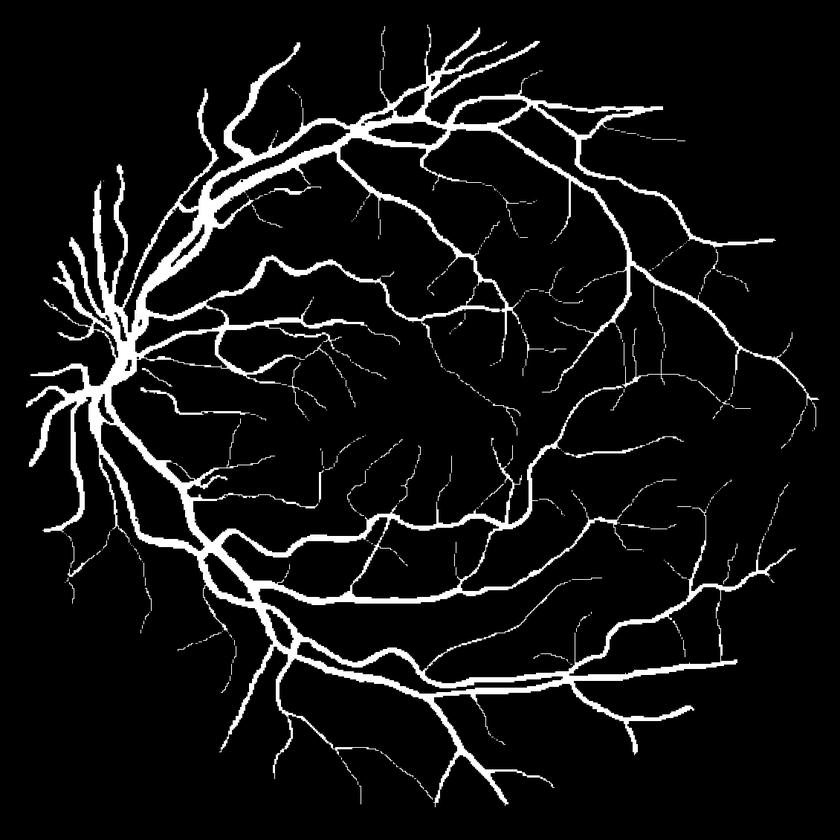
#> input picture Samples/retina_wc.png, 840 x 840 px, shrunk from 1130 x 1130 before the run
$ python Exo6.py
#> lines starting #> are read from the running program, lines starting #| are printed output that depends on the picture; after the words box and inside, x2 and y2 are one past the last pixel; in counts of white or black regions, pixels touching at a corner belong together
############################################################################
# Partical sesssion : Geometric Transformations on Digital Images          #
#                                                                          #
# Author : Phuc Ngo                                                        #
#                                                                          #
# Date : August 2023                                                       #
#                                                                          #
############################################################################

import cv2 as cv
import numpy as np

title_window1 = "Input binary image"
title_window2 = "Regular binary image"

#Create a black image of size [width, height]
def createBlackImage(width: int, height: int):
    image = np.zeros((height,width,1), np.uint8)
    return image

#Function to read the value of a pixel in image
def getPixelValue(img, row : int, col : int) -> int:
    height,width = img.shape[:2] #Get the dimension of the image
    if(row<height and row>=0 and col<width and col>=0):
        return img[row,col]
    return -1
##Function to set a value to a pixel in image
def setPixelValue(img, row : int, col : int, val : int):
    height,width = img.shape[:2]
    if(row<height and row>=0 and col<width and col>=0):
        img[row,col] = val

#Verify whether the four pixels ([a, b], [c, d] form non well-composed configuration
def isFobidenWellComposedConfigutation(a: int, b: int, c: int, d: int) -> bool:
    if(a!=0 and b==0 and c==0 and d!=0):
        return ((a+b)==255 and (c+d)==255) #As in binary image, white pixel = 255

#Verify whether the given image is well-composed (it does not contain forbidden configuration)
def verifyWellComposedImage(image_in) -> bool:
    #Get dimensions of image
    height, width = image_in.shape[:2]
    #Scan the image and check for the forbidden configuration
    for i in range(height-1):#Row
        for j in range(width-1):#Col
            #TODO: Get the four pixels that form a square of 2x2 (Indication: call getPixelValue for the four pixels (i,j), (i+1, j), (i,j+1), (i+1, j+1))
            a = getPixelValue(image_in, i, j)
            b = getPixelValue(image_in, i+1, j)
            c = getPixelValue(image_in, i, j+1)
            d = getPixelValue(image_in, i+1, j+1)
            #TODO: Call isFobidenWellComposedConfigutation to detect whether the four pixels form a non well-composed configuration
            if(isFobidenWellComposedConfigutation(a,b,c,d)==True):
                return False #Image is not well-composed
    return True #No forbidden configuration detected, image is well-composed

#Create a regular image by upsampling a well-composed binary image
def createRegularImage(image_in):
    #Get dimensions of image
    height, width = image_in.shape[:2]
    #TODO: Create an new image of 2 times bigger than image_in (Indication: call createBlackImage for 2*width x 2*height)
    image_upsampling = FIXME
    #Scan the input image, for each white pixel in image_in, make a square of 2x2 pixel in image_upsampling
    for i in range(height-1):#Row
        for j in range(width-1):#Col
            intensity = getPixelValue(image_in, i, j)
            if intensity == 255:#white pixel
                #TODO: Set the color 255 to the 2x2 pixels in image_upsampling (Indication: call setPixelValue for the four pixels (2*i,2*j), (2*i+1, 2*j), (2*i,2*j+1), (2*i+1, 2*j+1))
                FIXME
                FIXME
                FIXME
                FIXME
    return image_upsampling

###################################
########### Main program ##########
###################################

#Read an image given the filename
#TODO: Change filename here
filename = "../Samples/retina_wc.png"
img = cv.imread(cv.samples.findFile(filename), cv.IMREAD_GRAYSCALE)
#> img is the input picture: shape (840, 840); min 0, max 255, mean 18.9
#Convert image to a binary image with threshold=125 for example
th_val, img_binary = cv.threshold(img,125,255,cv.THRESH_BINARY)
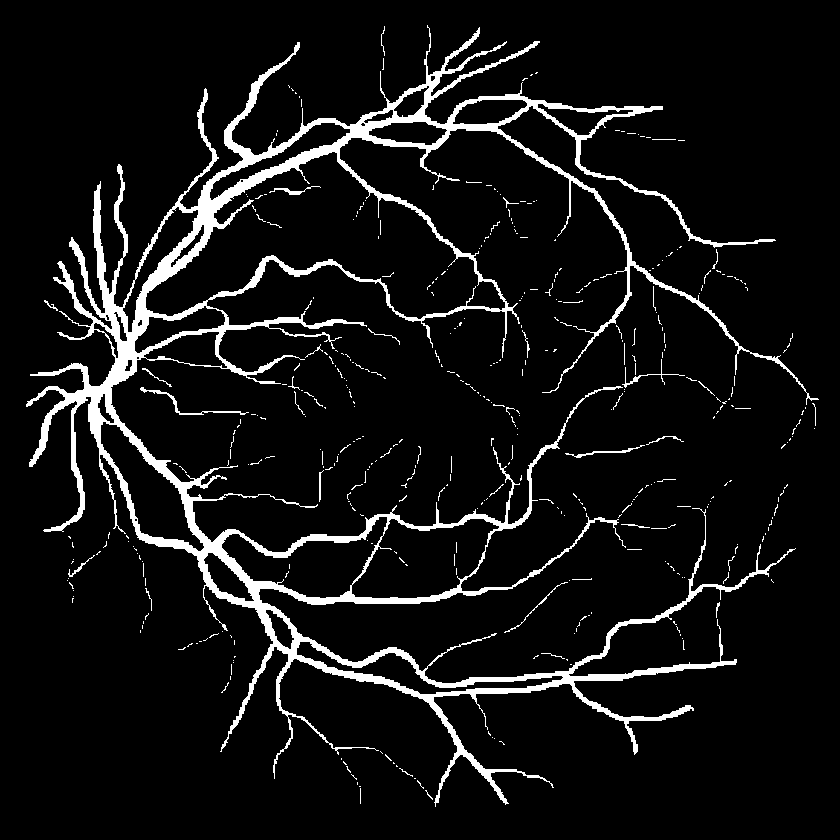
#> img_binary: shape (840, 840); 7.4% white; 423 white regions (386 under 20 px), largest, box (x1, y1, x2, y2) and area: (26, 25, 819, 807) 48071, (140, 387, 249, 415) 274, (565, 445, 645, 458) 165
#Display the input binary image
cv.imshow(title_window1,img_binary)

#TODO: call verifyWellComposedImage to verify the well-composedness of img_binary
is_well_composed = verifyWellComposedImage(img_binary)
#> the loop in verifyWellComposedImage, `for i in range(height-1):#Row` made 28 passes
#Display the result
if(is_well_composed):
    print("Input image is well-composed, we regularize the image")
    #TODO: call createRegularImage to regularize the input binary well-composed image
    img_regular = FIXME
    #Display the regular image
    cv.imshow(title_window2,img_regular)
    #Save the regular image
    cv.imwrite("../Results/regular_image.png",img_regular)
else:
    print("Sorry, the input image is not well-composed!")

#Wait for any key then close all the windows
key = cv.waitKey()
#> (key Esc is pressed here)
cv.destroyAllWindows()
